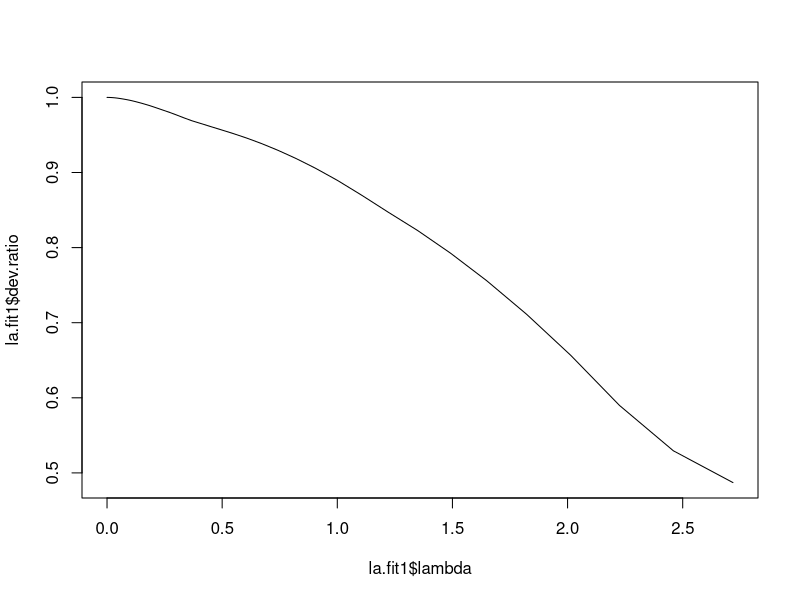
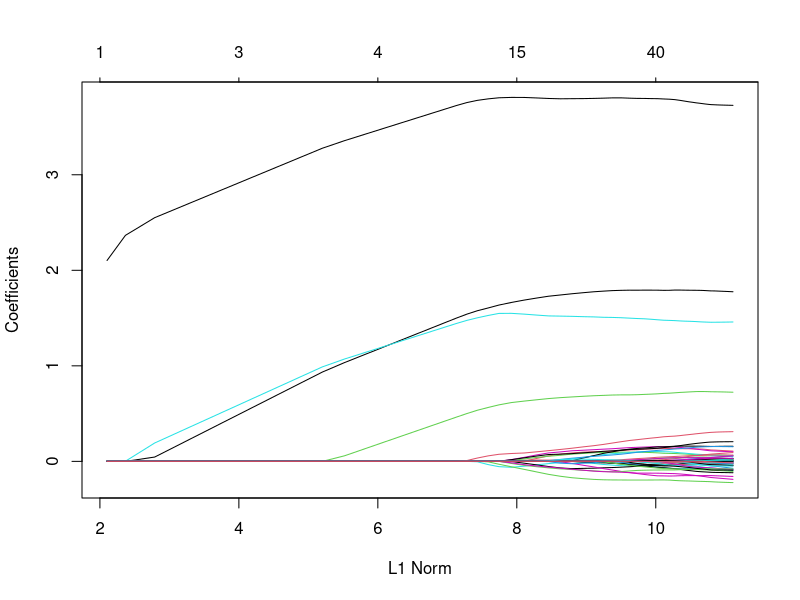

Write R code to recreate these figures, in order.
######### Problem 2 #########

## Import the data and modify column names
dat <- read.csv("Model1_5444.txt", skip = 2, header = FALSE)
colnames(dat) <- c("Y", paste0(rep("X", 50), 1:50))

## augment the data set with interactions
all.x <- model.matrix(Y ~ .^2, dat)
dat.aug <- data.frame(cbind(Y = dat[, 1], all.x[, -1]))

## LASSO
library(glmnet)
lambda <- exp(seq(-10, 1, 0.1))
la.fit1 <- glmnet(dat.aug[, -1], dat.aug[, 1], alpha = 1, lambda = lambda)


plot(la.fit1$lambda, la.fit1$dev.ratio, type = 'l')
plot(la.fit1)
rownames(coef(la.fit1, s = 0.45))[as.numeric(coef(la.fit1, s = 0.45) != 0) == 1]
lm.fit1 <- lm(Y ~ X3 + X17 + X27 + X45 + 
                X3.X15 + X31.X45, data = dat.aug)
summary(lm.fit1)

## AIC
lm.fit2 <- lm(Y ~ X3 + X17 + X27 + X45 + X31.X45, data = dat.aug)
AIC(lm.fit1)
AIC(lm.fit2)

## BIC
BIC(lm.fit1)
BIC(lm.fit2)

## SSVS
